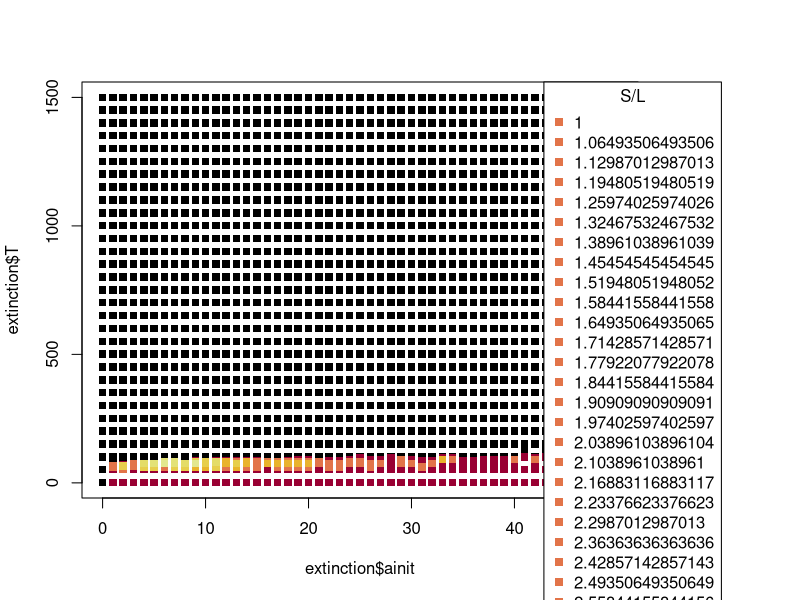

R code for this plot:
rm(list=ls())             
library(colorspace)


# | ainit | T | S/L |
data<-read.table("SimulationOutputs.csv", header = FALSE, sep = ",", dec=".")
names(data)<-c("ainit","T","result")

# Séparation des différents états du reste des données
extinction<-subset(data,data$result==-1)
exclusion<-subset(data,data$result==0)
cohabitation<-subset(data,data$result>0)
cohabitation <- cohabitation[order(cohabitation$result), ] 
n <- as.numeric(length(cohabitation$T))
#c <- 1
# Echelle de couleurs
color=heat_hcl(length(cohabitation$result))[rank(cohabitation$result)]

# Affichage
par(mar=c(5.1,4.1,4.1,8.1), xpd=TRUE)
plot(extinction$ainit,extinction$T, col='black', pch=15, 
     xlim=c(min(data$ainit),max(data$ainit)), ylim=c(min(data$T),max(data$T)))
points(exclusion$ainit,exclusion$T, col="#990033", pch=15)
points(cohabitation$ainit,cohabitation$T, col=color, pch=15)
legend("topright",title="S/L",inset=c(-0.15,0),pch=15,col=color,
       legend=seq(min(cohabitation$result),max(cohabitation$result),length.out = length(color)))


#hey <- ggplot(cohabitation, aes(x=cohabitation$ainit, y=cohabitation$T, color=cohabitation$result))
#hey + geom_point(size=6) + scale_color_gradient(low="#D33F6A", high="#E2E6BD")
